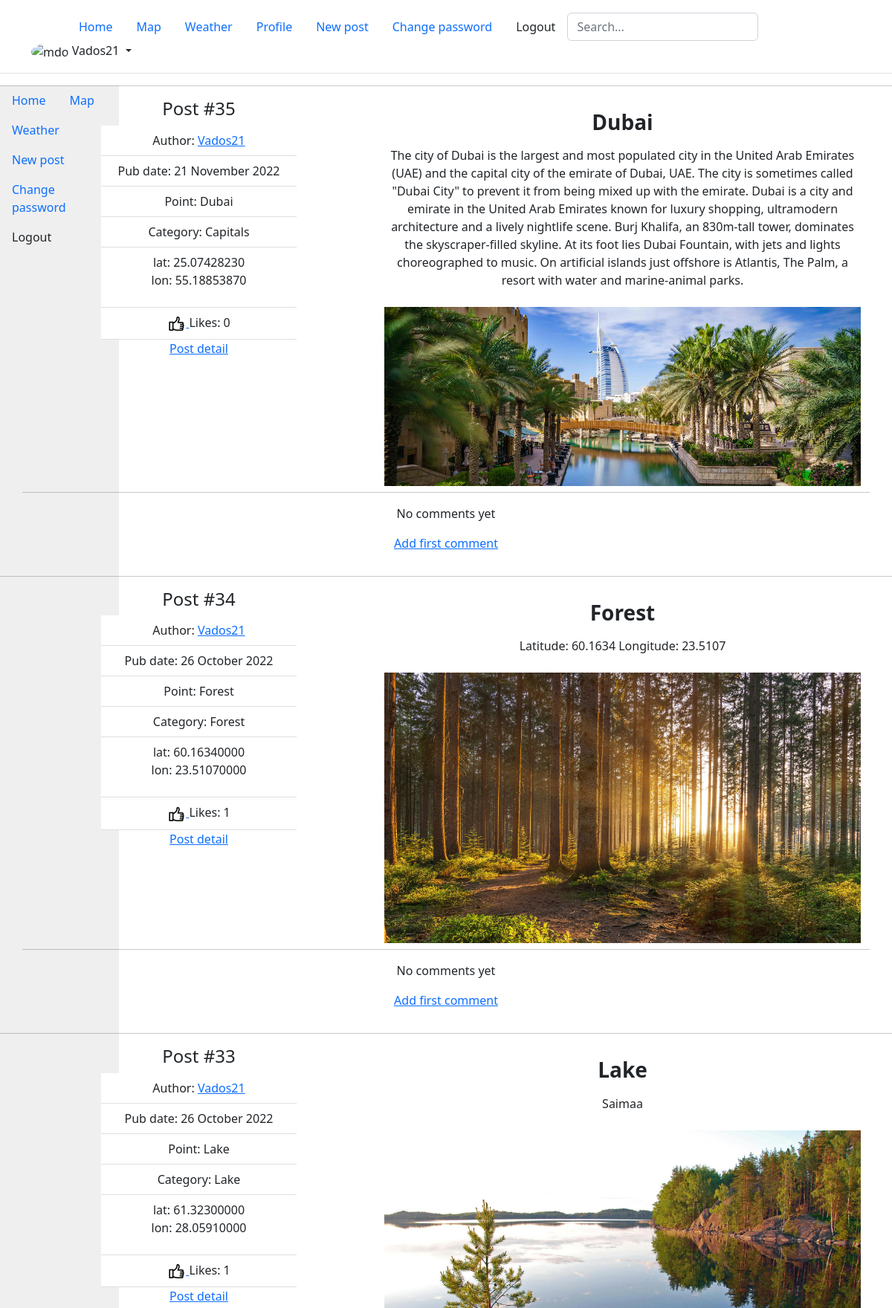
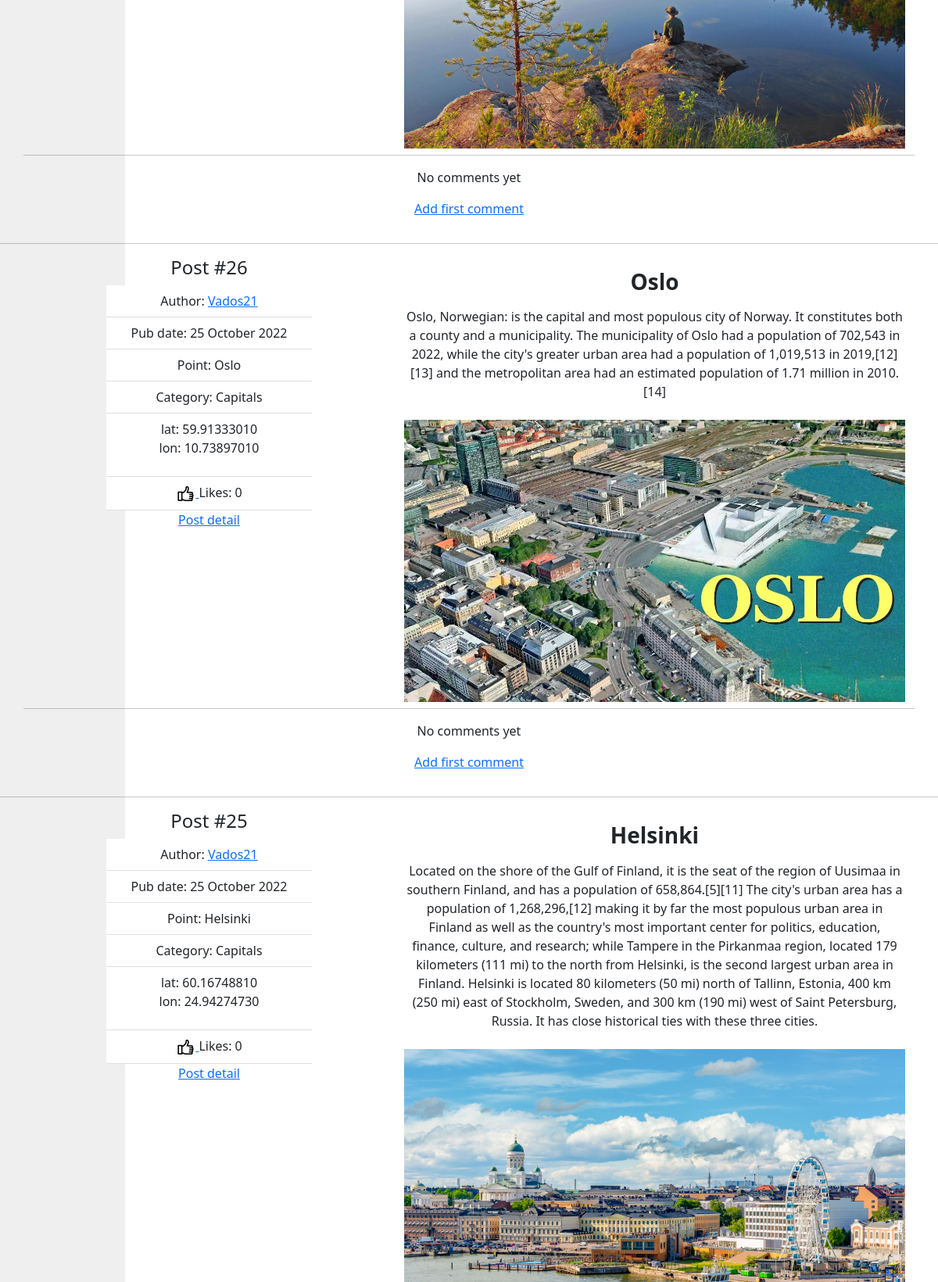
The app's page / (signed in, upper part) with its own data (2 pictures, top to bottom).
### posts/models.py (models this page shows, shortened)
class Post(models.Model):
    title = models.CharField(max_length=200)
    text = models.TextField()
    pub_date = models.DateTimeField(auto_now_add=True)
    author = models.ForeignKey(
        User,
        on_delete=models.CASCADE,
        related_name='posts'
    )
    group = models.ForeignKey(
        Group, blank=True, null=True,
        on_delete=models.SET_NULL,
        related_name='posts'
    )
    image = models.ImageField(
        'Картинка',
        upload_to='posts/',
        blank=True
    )
    lat = models.DecimalField(max_digits=10, decimal_places=8)
    lon = models.DecimalField(max_digits=10, decimal_places=8)
    likes = models.ManyToManyField(User, related_name='likes', blank=True)
    class Meta:
        ordering = ['-pub_date']

class Group(models.Model):
    title = models.CharField(max_length=200)
    slug = models.SlugField(unique=True, max_length=40)
    description = models.TextField(null=True)
    class Meta:
        verbose_name = 'Заголовок группы'

### posts/views.py (the view)
# urls.py: path('', views.index, name='index'),
def index(request):
    logging.info('index started')
    post_list = Post.objects.all().select_related('author')
    paginator = Paginator(post_list, 10)
    page_number = request.GET.get('page')
    page_obj = paginator.get_page(page_number)
    context = {
        'page_obj': page_obj,
    }
    return render(request, 'posts/index.html', context)

### posts/templates/posts/index.html (shortened to what this page needs)
{% extends 'posts/base.html' %}
{% block content %}
{% load thumbnail %}
  {% for post in page_obj %}
    <hr>
    <div class="container style=border: thin solid black">
        <div class="row">
          <div class="col-md-5">
            <strong><h4>Post #{{ post.pk }}</h4></strong>
            <aside class="col-12 col-md-7">
                <ul class="list-group list-group-flush">
                  <li class="list-group-item">
                    Author: <a href="{% url 'posts:profile' post.author %}"> {{ post.author }}</a>
                 </li>
                  <li class="list-group-item">
                    Pub date: {{ post.pub_date|date:"d E Y" }}
                  </li>
                  <li class="list-group-item">
                    Point:   {{ post.title }}
                  </li>
                  <li class="list-group-item">
                    Category: {{ post.group.title }}
                  </li>
                  <li class="list-group-item">
                    lat:   {{ post.lat }}
                    <p>lon:   {{ post.lon }}</p>
                  </li>
                  <li class="list-group-item">
                    <a href="{% url 'posts:add_like' post.pk %}">
                      <img src="media/icons/like.jpg" width="25", height="25">
                    </a>
                    Likes: {{ post.likes.count }}
                  </li>
                    <a href="{% url 'posts:post_detail' post.pk %}">Post detail</a>
                </ul>
            </aside>
          </div>
            <div class="col-md-7">
              <p><strong><h3>{{ post.title }}</h3></strong></p>
              <p>{{ post.text }}</p>
              {% thumbnail post.image "960x339" crop="center" upscale=True as im %}
                <img class="card-img my-2" src="{{ im.url }}">
              {% endthumbnail %}
            </div>
                            <hr>
                {% if not post.comments.all %}
                <p>No comments yet</p>
                  <p><a href={% url 'posts:add_comment' post.pk %}> Add first comment</a>
                {% endif %}
          </div>
        </div>
  {% endfor %}
{% endblock %}

### posts/templates/posts/includes/header.html (shortened to what this page needs)
<header class="p-3 mb-3 border-bottom">
  {% load static %}
<link href="https://cdn.jsdelivr.net/npm/bootstrap@5.2.0/dist/css/bootstrap.min.css" rel="stylesheet">
    <div class="container">
      <div class="d-flex flex-wrap align-items-center justify-content-center justify-content-lg-start">
        <a href="/" class="d-flex align-items-center mb-2 mb-lg-0 text-dark text-decoration-none">
          <svg class="bi me-2" width="40" height="32" role="img" aria-label="Bootstrap"><use xlink:href="#bootstrap"/></svg>
        </a>
        <ul class="nav nav-pills">
          <li class="nav-item">
            <a class="nav-link" href="/">Home</a>
          </li>
          <li class="nav-item">
            <a class="nav-link" href="{% url 'posts:map' %}">Map</a>
          </li>
          <li class="nav-item">
            <a class="nav-link" href="{% url 'posts:weather' %}">Weather</a>
          </li>
          {% if user.is_authenticated %}
            <li class="nav-item">
              <a class="nav-link" href="{% url 'posts:profile' user.username %}">Profile</a>
            </li>
            <li class="nav-item">
              <a class="nav-link" href="{% url 'posts:create_post' %}">New post</a>
            </li>
            <li class="nav-item">
              <a class="nav-link
                "
                href="{% url 'users:password_change' %}"
              >
                Change password
              </a>
            </li>
            <li class="nav-item">
              <a class="nav-link link-dark" href="{% url 'users:logout' %}">Logout</a>
            </li>
          {% endif %}
        </ul>
        <form class="col-12 col-lg-auto mb-3 mb-lg-0 me-lg-3" role="search">
          <input type="search" class="form-control" placeholder="Search..." aria-label="Search">
        </form>
        {% if user.is_authenticated %}
          <div class="dropdown text-end">
            <a href="#" class="d-block link-dark text-decoration-none dropdown-toggle" data-bs-toggle="dropdown" aria-expanded="false">
              <img src="https://static.tildacdn.com/tild6333-3538-4664-a134-643134316461/IMG_3183_2_1.png" alt="mdo" width="32" height="32" class="rounded-circle">
                {{ user.username }}
            </a>
          </div>
        {% endif %}
      </div>
    </div>
</header>

### records on screen
Post: pk "35", author "Vados21", pub_date "21 November 2022", title "Dubai", group "Capitals", lat "25.07428230", lon "55.18853870", likes.count "0", text "The city of Dubai is the largest and most populated city in the United Arab Emirates (UAE) and the capital city of the emirate of Dubai, UAE. The city is sometimes called \"Dubai City\" to prevent it from being mixed up with the emirate. Dubai is a city and emirate in the United Arab Emirates known for luxury shopping, ultramodern architecture and a lively nightlife scene. Burj Khalifa, an 830m-tall tower, dominates the skyscraper-filled skyline. At its foot lies Dubai Fountain, with jets and lights choreographed to music. On artificial islands just offshore is Atlantis, The Palm, a resort with water and marine-animal parks.", shows a picture, shows "No comments yet"
Post: pk "34", author "Vados21", pub_date "26 October 2022", title "Forest", group "Forest", lat "60.16340000", lon "23.51070000", likes.count "1", text "Latitude: 60.1634 Longitude: 23.5107", shows a picture, shows "No comments yet"
Post: pk "33", author "Vados21", pub_date "26 October 2022", title "Lake", group "Lake", lat "61.32300000", lon "28.05910000", likes.count "1", text "Saimaa", shows a picture, shows "No comments yet"
Post: pk "26", author "Vados21", pub_date "25 October 2022", title "Oslo", group "Capitals", lat "59.91333010", lon "10.73897010", likes.count "0", text "Oslo, Norwegian: is the capital and most populous city of Norway. It constitutes both a county and a municipality. The municipality of Oslo had a population of 702,543 in 2022, while the city's greater urban area had a population of 1,019,513 in 2019,[12][13] and the metropolitan area had an estimated population of 1.71 million in 2010.[14]", shows a picture, shows "No comments yet"
Post: pk "25", author "Vados21", pub_date "25 October 2022", title "Helsinki", group "Capitals", lat "60.16748810", lon "24.94274730", likes.count "0", text "Located on the shore of the Gulf of Finland, it is the seat of the region of Uusimaa in southern Finland, and has a population of 658,864.[5][11] The city's urban area has a population of 1,268,296,[12] making it by far the most populous urban area in Finland as well as the country's most important center for politics, education, finance, culture, and research; while Tampere in the Pirkanmaa region, located 179 kilometers (111 mi) to the north from Helsinki, is the second largest urban area in Finland. Helsinki is located 80 kilometers (50 mi) north of Tallinn, Estonia, 400 km (250 mi) east of Stockholm, Sweden, and 300 km (190 mi) west of Saint Petersburg, Russia. It has close historical…", shows a picture

### other values on screen
{{ user.username }} "Vados21"
